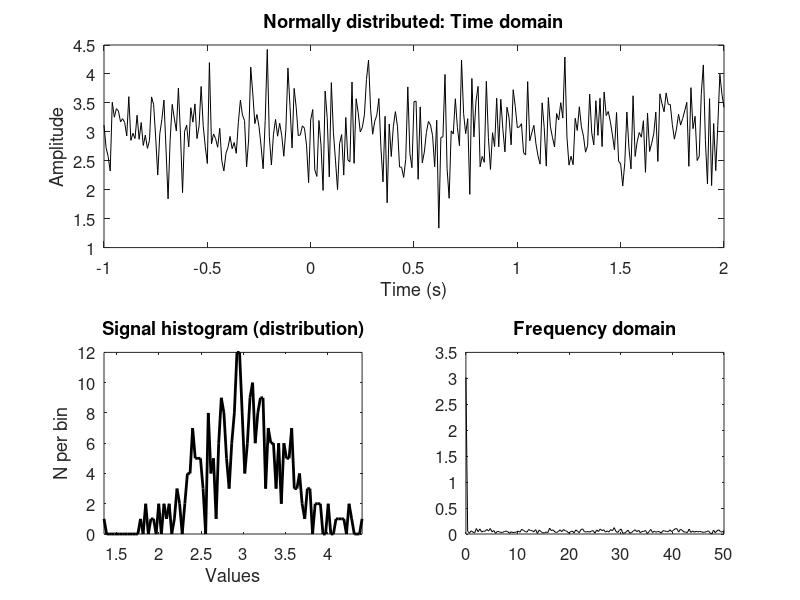
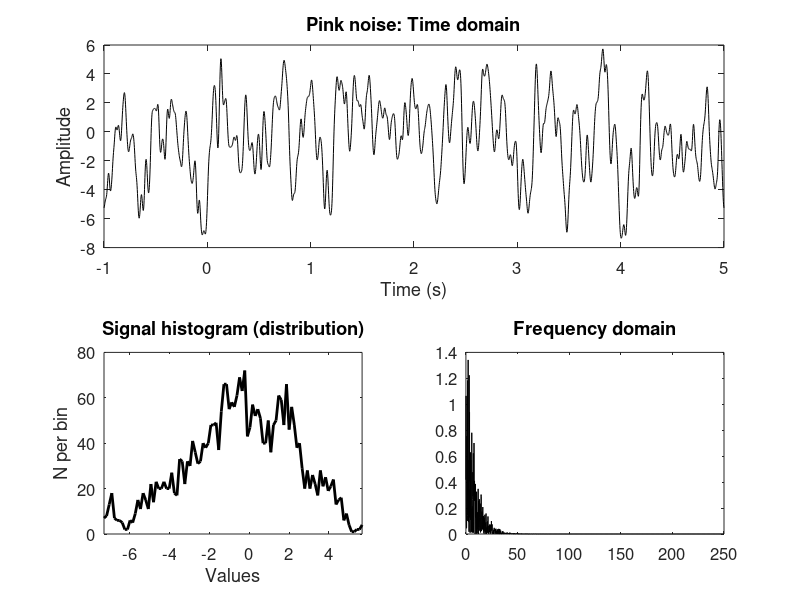

Reproduce these figures in MATLAB, in order.
%% Normally distributed noise 

% simulation details
srate = 100; % sampling rate in Hz
time = -1 : 1/srate : 2;
pnts = length(time); % 2 seconds 

% frequencies for the power spectrum
hz = linspace(0, srate / 2, floor(length(time) / 2) - 1);

% noise parameters
stretch = .5;
shift = 3;

% seed
% rng(42)

% generate random data
noise = stretch * randn(size(time)) + shift;

figure(4), clf
subplot(211)
plot(time, noise, 'k')
set(gca, 'fontsize', 12)
title('Normally distributed: Time domain')
xlabel('Time (s)'), ylabel('Amplitude')

subplot(223)
[y, x] = hist(noise, 100);
plot(x, y, 'k', 'linew', 2)
xlabel('Values'), ylabel('N per bin')
title('Signal histogram (distribution)')
set(gca, 'fontsize', 12, 'xlim', [min(x), max(x)])

subplot(224)
amp = abs(fft(noise) / pnts);
amp(2:end) = 2 * amp(2:end);
plot(hz, amp(1:length(hz)), 'k')
title('Frequency domain')
set(gca, 'fontsize', 12)


%% Pink noise (fractal)

% simulation details 
srate = 500;
time = -1 : 1/srate : 5;
pnts = length(time);
hz = linspace(0, srate/2, floor(length(time) / 2) - 1);

% generate 1/f amplitude
ed = 50; % exponential decay -> defines how the amplitude function goes down
as = rand(1, floor(pnts / 2) - 1) .* exp(-(1:floor(pnts/2) - 1) / ed);
as = [as(1) as 0 0 as(:, end:-1:1)];

% Fourier coefficient
fc = as .* exp(1i * 2 * pi * rand(size(as)));

% inverse Fourier transform to create noise
noise = real(ifft(fc)) * pnts;

figure(5), clf
subplot(211)
plot(time, noise, 'k')
set(gca, 'fontsize', 12)
title('Pink noise: Time domain')
xlabel('Time (s)'), ylabel('Amplitude')

subplot(223)
[y, x] = hist(noise, 100);
plot(x, y, 'k', 'linew', 2)
xlabel('Values'), ylabel('N per bin')
title('Signal histogram (distribution)')
set(gca, 'fontsize', 12, 'xlim', [min(x), max(x)])

subplot(224)
amp = abs(fft(noise) / pnts);
amp(2:end) = 2 * amp(2:end);
plot(hz, amp(1:length(hz)), 'k')
title('Frequency domain')
set(gca, 'fontsize', 12)
